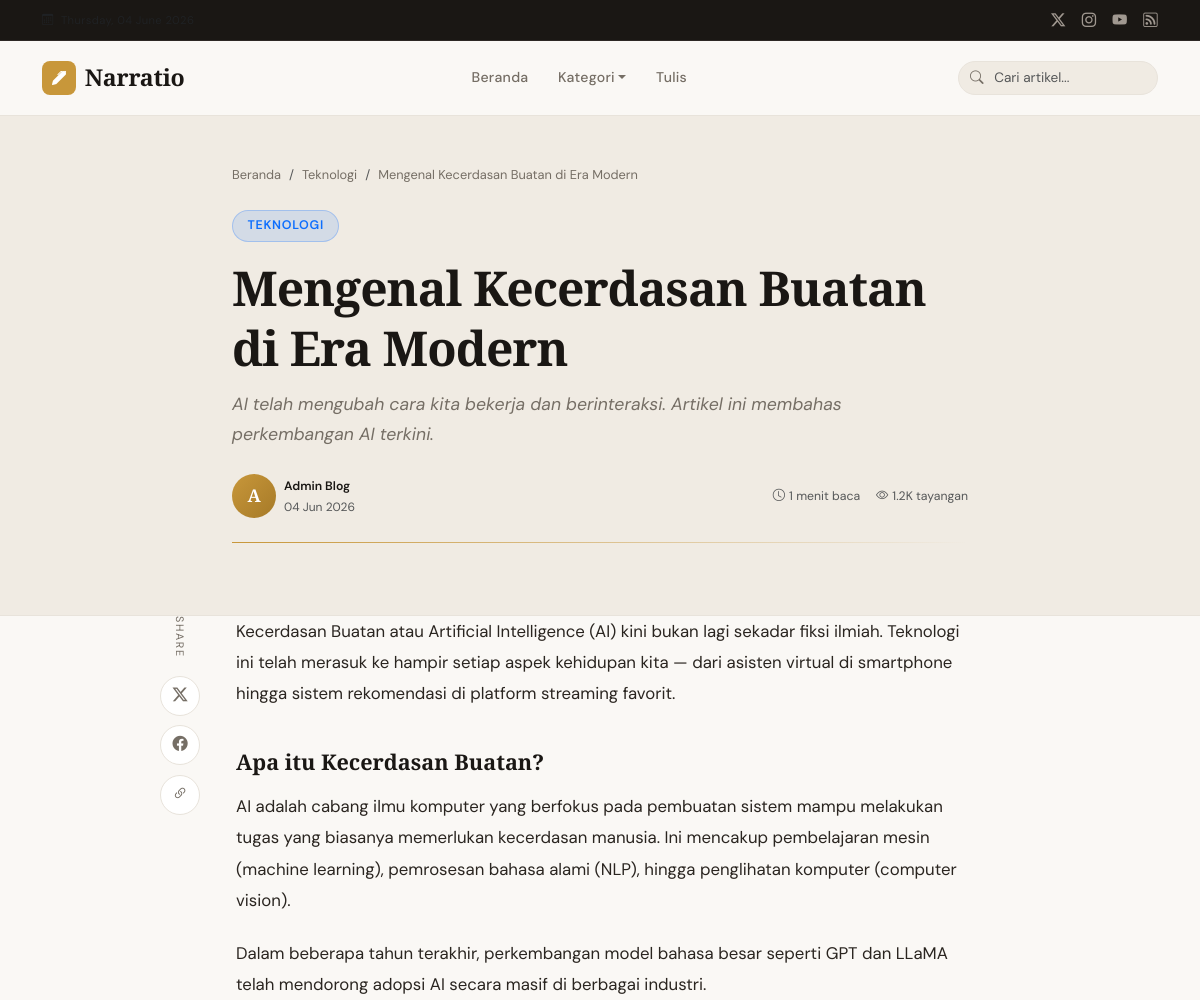
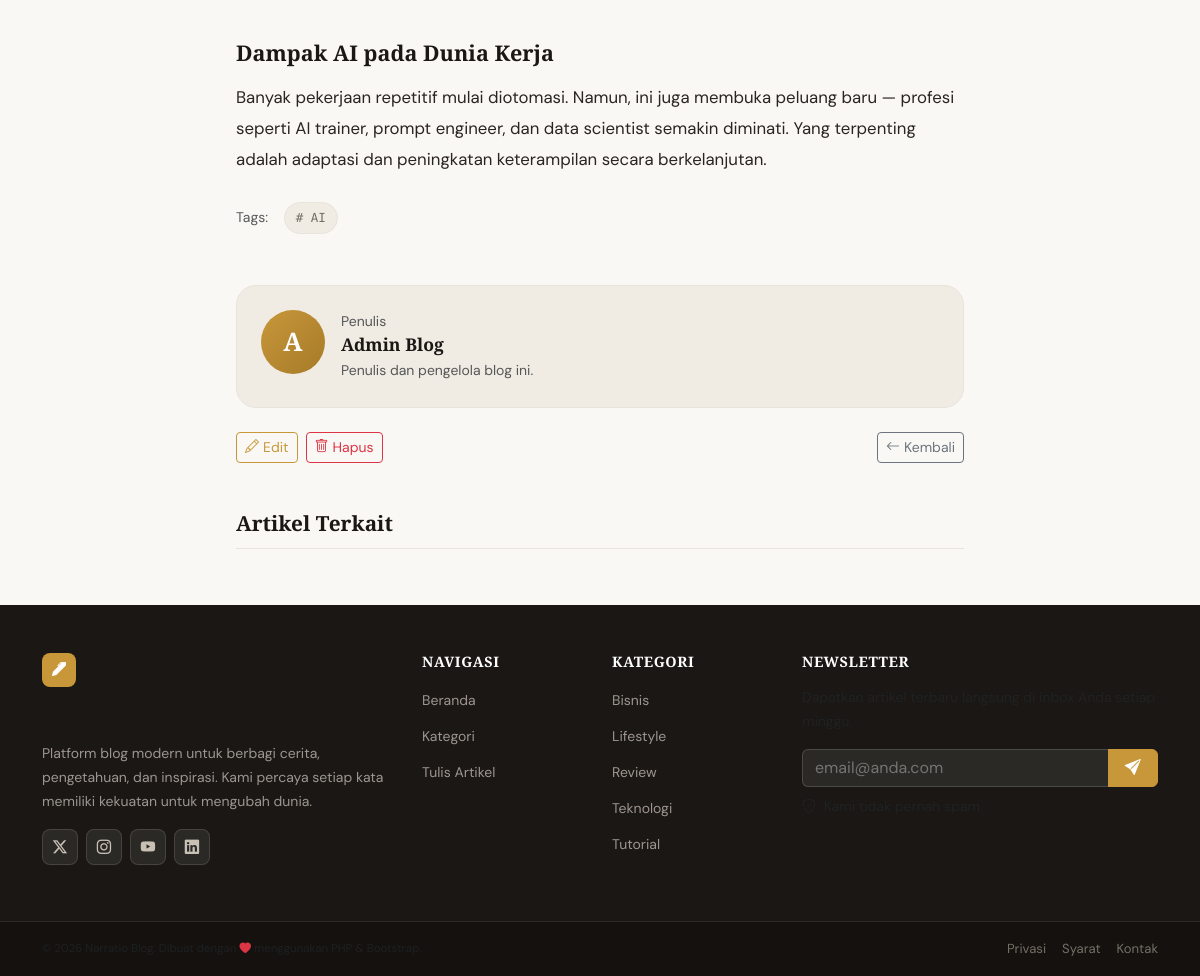
Screenshot of /index.php?page=posts&action=show&slug=mengenal-kecerdasan-buatan-era-modern with the database file from the repository (2 pictures, top to bottom).
### tables this page shows
CREATE TABLE IF NOT EXISTS posts (
    id INT AUTO_INCREMENT PRIMARY KEY,
    user_id INT NOT NULL,
    category_id INT DEFAULT NULL,
    title VARCHAR(255) NOT NULL,
    slug VARCHAR(280) NOT NULL UNIQUE,
    excerpt TEXT DEFAULT NULL,
    content LONGTEXT NOT NULL,
    thumbnail VARCHAR(255) DEFAULT NULL,
    status ENUM('draft','published','archived') DEFAULT 'draft',
    views INT DEFAULT 0,
    created_at TIMESTAMP DEFAULT CURRENT_TIMESTAMP,
    updated_at TIMESTAMP DEFAULT CURRENT_TIMESTAMP ON UPDATE CURRENT_TIMESTAMP,
    FOREIGN KEY (user_id) REFERENCES users(id) ON DELETE CASCADE,
    FOREIGN KEY (category_id) REFERENCES categories(id) ON DELETE SET NULL
);

CREATE TABLE IF NOT EXISTS categories (
    id INT AUTO_INCREMENT PRIMARY KEY,
    name VARCHAR(100) NOT NULL,
    slug VARCHAR(120) NOT NULL UNIQUE,
    description TEXT DEFAULT NULL,
    color VARCHAR(7) DEFAULT '#6c757d',
    created_at TIMESTAMP DEFAULT CURRENT_TIMESTAMP
);

CREATE TABLE IF NOT EXISTS users (
    id INT AUTO_INCREMENT PRIMARY KEY,
    name VARCHAR(100) NOT NULL,
    email VARCHAR(150) NOT NULL UNIQUE,
    password VARCHAR(255) NOT NULL,
    avatar VARCHAR(255) DEFAULT NULL,
    bio TEXT DEFAULT NULL,
    role ENUM('admin','author','reader') DEFAULT 'reader',
    created_at TIMESTAMP DEFAULT CURRENT_TIMESTAMP,
    updated_at TIMESTAMP DEFAULT CURRENT_TIMESTAMP ON UPDATE CURRENT_TIMESTAMP
);

CREATE TABLE IF NOT EXISTS tags (
    id INT AUTO_INCREMENT PRIMARY KEY,
    name VARCHAR(80) NOT NULL UNIQUE,
    slug VARCHAR(100) NOT NULL UNIQUE
);

### controllers/PostController.php (called while the page is built, shortened)
<?php
require_once __DIR__ . '/../models/Post.php';
require_once __DIR__ . '/../models/Category.php';
require_once __DIR__ . '/../helpers/functions.php';
class PostController {
    private Post     $postModel;
    private Category $categoryModel;
    public function __construct() {
        $this->postModel     = new Post();
        $this->categoryModel = new Category();
    }
    public function show(string $slug): void {
        $post = $this->postModel->getBySlug($slug);
        $this->postModel->incrementViews($post['id']);
        $tags       = $this->postModel->getTags($post['id']);
        $categories = $this->categoryModel->getAll();
        $related    = $this->postModel->getByCategory($post['category_id'] ?? 0, 3);
        require_once __DIR__ . '/../views/posts/show.php';
    }
}

### config/Database.php (called while the page is built, shortened)
<?php
class Database {
    private static ?PDO $instance = null;
    public static function getInstance(): PDO {
        if (self::$instance === null) {
            $db  = new self();
            $dsn = "mysql:host={$db->host};dbname={$db->dbname};charset={$db->charset}";
            $options = [
                PDO::ATTR_ERRMODE            => PDO::ERRMODE_EXCEPTION,
                PDO::ATTR_DEFAULT_FETCH_MODE => PDO::FETCH_ASSOC,
                PDO::ATTR_EMULATE_PREPARES   => false,
            ];
            try {
                self::$instance = new PDO($dsn, $db->username, $db->password, $options);
            } catch (PDOException $e) {
                http_response_code(500);
                die(json_encode(['error' => 'Database connection failed: ' . $e->getMessage()]));
            }
        }
        return self::$instance;
    }
}

### models/Post.php (called while the page is built, shortened)
<?php
require_once __DIR__ . '/../config/Database.php';
class Post {
    private PDO $db;
    public function __construct() {
        $this->db = Database::getInstance();
    }
    public function getBySlug(string $slug): array|false {
        $stmt = $this->db->prepare("
            SELECT p.*, c.name AS category_name, c.slug AS category_slug, c.color AS category_color,
                   u.name AS author_name, u.bio AS author_bio, u.avatar AS author_avatar
            FROM posts p
            LEFT JOIN categories c ON p.category_id = c.id
            LEFT JOIN users u ON p.user_id = u.id
            WHERE p.slug = :slug AND p.status = 'published'
        ");
        $stmt->execute([':slug' => $slug]);
        return $stmt->fetch();
    }
    public function incrementViews(int $id): void {
        $this->db->prepare("UPDATE posts SET views = views + 1 WHERE id = :id")->execute([':id' => $id]);
    }
    public function getTags(int $postId): array {
        $stmt = $this->db->prepare("
            SELECT t.* FROM tags t
            JOIN post_tags pt ON t.id = pt.tag_id
            WHERE pt.post_id = :post_id
        ");
        $stmt->execute([':post_id' => $postId]);
        return $stmt->fetchAll();
    }
}

### helpers/functions.php (called while the page is built, shortened)
<?php
function formatDate(string $date, string $format = 'd M Y'): string {
    $months = ['Jan','Feb','Mar','Apr','Mei','Jun','Jul','Agu','Sep','Okt','Nov','Des'];
    $d      = new DateTime($date);
    $output = $d->format($format);
    $engMonths = ['Jan','Feb','Mar','Apr','May','Jun','Jul','Aug','Sep','Oct','Nov','Dec'];
    return str_replace($engMonths, $months, $output);
}
function truncate(string $text, int $length = 150, string $suffix = '...'): string {
    $text = strip_tags($text);
    if (mb_strlen($text) <= $length) return $text;
    return mb_substr($text, 0, $length) . $suffix;
}
function readTime(string $content): string {
    $wordCount = str_word_count(strip_tags($content));
    $minutes   = (int) ceil($wordCount / 200);
    return $minutes . ' menit baca';
}
function formatNumber(int $num): string {
    if ($num >= 1000) return round($num / 1000, 1) . 'K';
    return (string)$num;
}

### models/Category.php (called while the page is built, shortened)
<?php
require_once __DIR__ . '/../config/Database.php';
class Category {
    private PDO $db;
    public function __construct() {
        $this->db = Database::getInstance();
    }
    public function getAll(): array {
        $stmt = $this->db->query("
            SELECT c.*, COUNT(p.id) AS post_count
            FROM categories c
            LEFT JOIN posts p ON c.id = p.category_id AND p.status = 'published'
            GROUP BY c.id
            ORDER BY c.name ASC
        ");
        return $stmt->fetchAll();
    }
}

### views/posts/show.php (the view, shortened to what this page needs)
<?php
require_once __DIR__ . '/../layouts/header.php';
?>
<section class="post-hero py-5">
    <div class="container">
        <div class="row justify-content-center">
            <div class="col-lg-8">
                <nav aria-label="breadcrumb" class="mb-4">
                    <ol class="breadcrumb breadcrumb-post">
                        <li class="breadcrumb-item"><a href="index.php">Beranda</a></li>
                        <?php if ($post['category_name']): ?>
                        <li class="breadcrumb-item">
                            <a href="index.php?page=categories&slug=<?= $post['category_slug'] ?>">
                                <?= htmlspecialchars($post['category_name']) ?>
                            </a>
                        </li>
                        <?php endif; ?>
                        <li class="breadcrumb-item active" aria-current="page"><?= htmlspecialchars(truncate($post['title'], 40)) ?></li>
                    </ol>
                </nav>
                <?php if ($post['category_name']): ?>
                <a class="cat-badge cat-badge--lg mb-3 d-inline-block"
                   style="--cat-color:<?= htmlspecialchars($post['category_color']) ?>"
                   href="index.php?page=categories&slug=<?= $post['category_slug'] ?>">
                    <?= htmlspecialchars($post['category_name']) ?>
                </a>
                <?php endif; ?>
                <h1 class="post-title"><?= htmlspecialchars($post['title']) ?></h1>
                <?php if ($post['excerpt']): ?>
                <p class="post-subtitle"><?= htmlspecialchars($post['excerpt']) ?></p>
                <?php endif; ?>
                <div class="post-meta d-flex flex-wrap align-items-center gap-4 mt-4">
                    <div class="d-flex align-items-center gap-2">
                        <div class="author-avatar">
                            <?= mb_substr($post['author_name'], 0, 1) ?>
                        </div>
                        <div>
                            <div class="fw-semibold small"><?= htmlspecialchars($post['author_name']) ?></div>
                            <div class="text-muted" style="font-size:.75rem"><?= formatDate($post['created_at']) ?></div>
                        </div>
                    </div>
                    <div class="d-flex gap-3 text-muted small ms-auto">
                        <span><i class="bi bi-clock me-1"></i><?= readTime($post['content']) ?></span>
                        <span><i class="bi bi-eye me-1"></i><?= formatNumber($post['views']) ?> tayangan</span>
                    </div>
                </div>
                <div class="post-divider my-4"></div>
            </div>
        </div>
    </div>
</section>
<section class="post-content-section pb-5">
    <div class="container">
        <div class="row justify-content-center g-5">
            <div class="col-lg-8">
                <div class="share-sidebar d-none d-xl-flex">
                    <span class="share-label">Share</span>
                    <a href="https://twitter.com/intent/tweet?text=<?= urlencode($post['title']) ?>&url=<?= urlencode($_SERVER['REQUEST_URI']) ?>"
                       target="_blank" class="share-btn" title="Share di Twitter">
                        <i class="bi bi-twitter-x"></i>
                    </a>
                    <a href="https://www.facebook.com/sharer/sharer.php?u=<?= urlencode($_SERVER['REQUEST_URI']) ?>"
                       target="_blank" class="share-btn" title="Share di Facebook">
                        <i class="bi bi-facebook"></i>
                    </a>
                    <button class="share-btn" onclick="copyLink()" title="Salin link">
                        <i class="bi bi-link-45deg" id="copyIcon"></i>
                    </button>
                </div>
                <article class="article-body" id="articleBody">
                    <?= $post['content']  ?>
                </article>
                <?php if (!empty($tags)): ?>
                <div class="post-tags mt-4">
                    <span class="text-muted small me-2">Tags:</span>
                    <?php foreach ($tags as $tag): ?>
                    <span class="tag-chip"># <?= htmlspecialchars($tag['name']) ?></span>
                    <?php endforeach; ?>
                </div>
                <?php endif; ?>
                <div class="author-box mt-5">
                    <div class="author-avatar author-avatar--lg">
                        <?= mb_substr($post['author_name'], 0, 1) ?>
                    </div>
                    <div class="author-box__info">
                        <p class="small text-muted mb-0">Penulis</p>
                        <h5 class="author-box__name"><?= htmlspecialchars($post['author_name']) ?></h5>
                        <?php if ($post['author_bio']): ?>
                        <p class="small text-muted mb-0"><?= htmlspecialchars($post['author_bio']) ?></p>
                        <?php endif; ?>
                    </div>
                </div>
                <div class="post-actions d-flex gap-2 mt-4">
                    <a href="index.php?page=posts&action=edit&id=<?= $post['id'] ?>" class="btn btn-sm btn-outline-primary">
                        <i class="bi bi-pencil me-1"></i>Edit
                    </a>
                    <a href="index.php?page=posts&action=delete&id=<?= $post['id'] ?>"
                       class="btn btn-sm btn-outline-danger"
                       onclick="return confirm('Hapus artikel ini?')">
                        <i class="bi bi-trash me-1"></i>Hapus
                    </a>
                    <a href="index.php" class="btn btn-sm btn-outline-secondary ms-auto">
                        <i class="bi bi-arrow-left me-1"></i>Kembali
                    </a>
                </div>
                <?php if (!empty($related)): ?>
                <div class="related-posts mt-5">
                    <h4 class="related-title">Artikel Terkait</h4>
                </div>
                <?php endif; ?>
            </div>
        </div>
    </div>
</section>
<?php require_once __DIR__ . '/../layouts/footer.php'; ?>

### views/layouts/footer.php (shortened to what this page needs)
</main>
<footer class="site-footer mt-auto">
    <div class="footer-top py-5">
        <div class="container">
            <div class="row g-4">
                <div class="col-lg-4">
                    <a class="navbar-brand mb-3 d-inline-block" href="index.php">
                        <span class="brand-icon"><i class="bi bi-pen-fill"></i></span>
                        <span class="brand-text">Narratio</span>
                    </a>
                    <p class="footer-desc">Platform blog modern untuk berbagi cerita, pengetahuan, dan inspirasi. Kami percaya setiap kata memiliki kekuatan untuk mengubah dunia.</p>
                    <div class="social-links d-flex gap-2 mt-3">
                        <a href="#" class="social-btn"><i class="bi bi-twitter-x"></i></a>
                        <a href="#" class="social-btn"><i class="bi bi-instagram"></i></a>
                        <a href="#" class="social-btn"><i class="bi bi-youtube"></i></a>
                        <a href="#" class="social-btn"><i class="bi bi-linkedin"></i></a>
                    </div>
                </div>
                <div class="col-lg-2 col-6">
                    <h6 class="footer-heading">Navigasi</h6>
                    <ul class="footer-links">
                        <li><a href="index.php">Beranda</a></li>
                        <li><a href="index.php?page=categories">Kategori</a></li>
                        <li><a href="index.php?page=posts&action=create">Tulis Artikel</a></li>
                    </ul>
                </div>
                <div class="col-lg-2 col-6">
                    <h6 class="footer-heading">Kategori</h6>
                    <ul class="footer-links">
                        <?php if (!empty($categories)): foreach (array_slice($categories, 0, 5) as $cat): ?>
                        <li>
                            <a href="index.php?page=categories&slug=<?= $cat['slug'] ?>">
                                <?= htmlspecialchars($cat['name']) ?>
                            </a>
                        </li>
                        <?php endforeach; endif; ?>
                    </ul>
                </div>
                <div class="col-lg-4">
                    <h6 class="footer-heading">Newsletter</h6>
                    <p class="small text-muted mb-3">Dapatkan artikel terbaru langsung di inbox Anda setiap minggu.</p>
                    <div class="newsletter-form">
                        <div class="input-group">
                            <input type="email" class="form-control" placeholder="email@anda.com">
                            <button class="btn btn-primary px-3" type="button" id="subscribeBtn">
                                <i class="bi bi-send-fill"></i>
                            </button>
                        </div>
                    </div>
                    <p class="small text-muted mt-2"><i class="bi bi-shield-check me-1"></i> Kami tidak pernah spam.</p>
                </div>
            </div>
        </div>
    </div>
    <div class="footer-bottom py-3">
        <div class="container d-flex flex-column flex-md-row justify-content-between align-items-center gap-2">
            <p class="mb-0 small text-muted">
                &copy; <?= date('Y') ?> Narratio Blog. Dibuat dengan <i class="bi bi-heart-fill text-danger"></i> menggunakan PHP & Bootstrap.
            </p>
            <div class="d-flex gap-3">
                <a href="#" class="footer-bottom-link">Privasi</a>
                <a href="#" class="footer-bottom-link">Syarat</a>
                <a href="#" class="footer-bottom-link">Kontak</a>
            </div>
        </div>
    </div>
</footer>
</body>
</html>

### rows the page displays
posts: category.name "Teknologi", title "Mengenal Kecerdasan Buatan di Era Modern", category.name "TEKNOLOGI", excerpt "AI telah mengubah cara kita bekerja dan berinteraksi. Artikel ini membahas perkembangan AI terkini.", user.name "A", user.name "Admin Blog", created_at "04 Jun 2026", content "1 menit baca", views "1.2K", content "Kecerdasan Buatan atau Artificial Intelligence (AI) kini bukan lagi sekadar fiksi ilmiah. Teknologi ini telah merasuk ke hampir setiap aspek kehidupan kita — dari asisten virtual di smartphone hingga sistem rekomendasi di platform streaming favorit. Apa itu Kecerdasan Buatan? AI adalah cabang ilmu komputer yang berfokus pada pembuatan sistem mampu melakukan tugas yang biasanya memerlukan kecerdasan manusia. Ini mencakup pembelajaran mesin (machine learning), pemrosesan bahasa alami (NLP), hingga penglihatan komputer (computer vision). Dalam beberapa tahun terakhir, perkembangan model bahasa besar seperti GPT dan LLaMA telah mendorong adopsi AI secara masif di berbagai industri. Dampak AI…", user.bio "Penulis dan pengelola blog ini."
tags: name "AI"
categories: name "Bisnis"
categories: name "Lifestyle"
categories: name "Review"
categories: name "Teknologi"
categories: name "Tutorial"
